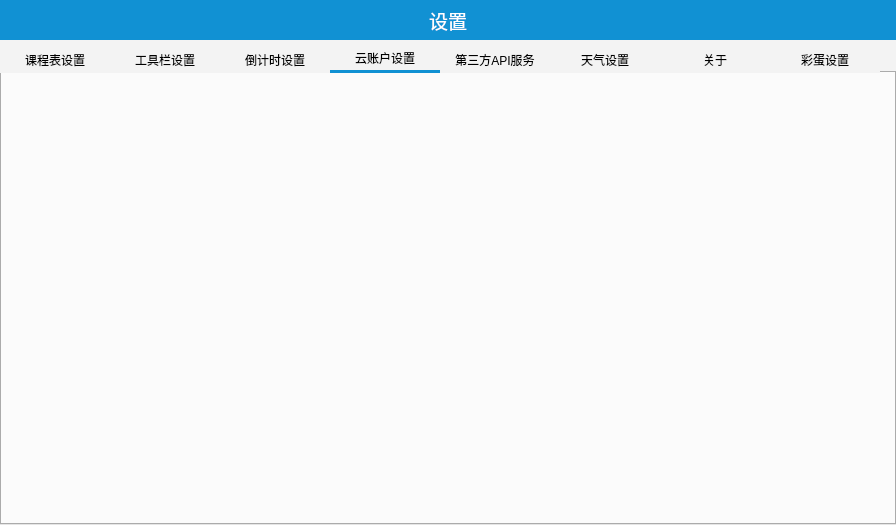
<?xml version="1.0" encoding="UTF-8"?>
<ui version="4.0">
 <class>TableEditWidget</class>
 <widget class="QWidget" name="TableEditWidget">
  <property name="geometry">
   <rect>
    <x>0</x>
    <y>0</y>
    <width>896</width>
    <height>525</height>
   </rect>
  </property>
  <property name="windowTitle">
   <string>设置</string>
  </property>
  <property name="styleSheet">
   <string notr="true">QWidget#TableEditWidget{
background: #f3f3f3;
}</string>
  </property>
  <layout class="QGridLayout" name="gridLayout" rowstretch="2,0">
   <property name="leftMargin">
    <number>0</number>
   </property>
   <property name="topMargin">
    <number>0</number>
   </property>
   <property name="rightMargin">
    <number>0</number>
   </property>
   <property name="bottomMargin">
    <number>0</number>
   </property>
   <item row="0" column="0">
    <widget class="QWidget" name="widget_2" native="true">
     <property name="minimumSize">
      <size>
       <width>0</width>
       <height>40</height>
      </size>
     </property>
     <property name="maximumSize">
      <size>
       <width>16777215</width>
       <height>40</height>
      </size>
     </property>
     <property name="styleSheet">
      <string notr="true">background:#1191d3;</string>
     </property>
     <layout class="QHBoxLayout" name="horizontalLayout_3" stretch="20">
      <item>
       <widget class="QLabel" name="label_2">
        <property name="sizePolicy">
         <sizepolicy hsizetype="Preferred" vsizetype="Ignored">
          <horstretch>0</horstretch>
          <verstretch>0</verstretch>
         </sizepolicy>
        </property>
        <property name="font">
         <font>
          <pointsize>14</pointsize>
         </font>
        </property>
        <property name="styleSheet">
         <string notr="true">color:#ffffff;
</string>
        </property>
        <property name="text">
         <string>设置</string>
        </property>
        <property name="alignment">
         <set>Qt::AlignmentFlag::AlignCenter</set>
        </property>
       </widget>
      </item>
     </layout>
    </widget>
   </item>
   <item row="1" column="0">
    <widget class="QTabWidget" name="tabWidget">
     <property name="styleSheet">
      <string notr="true">QTabBar::tab{
background:#f3f3f3;
width:100%;
border-radius:0px;


padding:5px;
}
QTabBar::tab:hover{
background:rgb(217, 217, 217);
}
QTabBar::tab:selected{
border-bottom:3px solid #1191d3;
}
</string>
     </property>
     <property name="tabPosition">
      <enum>QTabWidget::TabPosition::North</enum>
     </property>
     <property name="tabShape">
      <enum>QTabWidget::TabShape::Rounded</enum>
     </property>
     <property name="currentIndex">
      <number>3</number>
     </property>
     <widget class="QWidget" name="tab">
      <attribute name="title">
       <string>课程表设置</string>
      </attribute>
      <layout class="QHBoxLayout" name="horizontalLayout_4">
       <property name="leftMargin">
        <number>0</number>
       </property>
       <property name="topMargin">
        <number>0</number>
       </property>
       <property name="rightMargin">
        <number>0</number>
       </property>
       <property name="bottomMargin">
        <number>0</number>
       </property>
       <item>
        <widget class="QWidget" name="widget" native="true">
         <layout class="QVBoxLayout" name="verticalLayout" stretch="0,0,5">
          <property name="spacing">
           <number>5</number>
          </property>
          <property name="leftMargin">
           <number>25</number>
          </property>
          <property name="topMargin">
           <number>10</number>
          </property>
          <property name="rightMargin">
           <number>25</number>
          </property>
          <property name="bottomMargin">
           <number>25</number>
          </property>
          <item>
           <layout class="QHBoxLayout" name="horizontalLayout" stretch="10,2,2,2">
            <item>
             <widget class="QLineEdit" name="lineEdit">
              <property name="minimumSize">
               <size>
                <width>0</width>
                <height>27</height>
               </size>
              </property>
              <property name="styleSheet">
               <string notr="true"/>
              </property>
              <property name="text">
               <string/>
              </property>
              <property name="placeholderText">
               <string>输入名称</string>
              </property>
              <property name="clearButtonEnabled">
               <bool>false</bool>
              </property>
             </widget>
            </item>
            <item>
             <widget class="QTimeEdit" name="timeEdit">
              <property name="minimumSize">
               <size>
                <width>0</width>
                <height>27</height>
               </size>
              </property>
              <property name="toolTip">
               <string>输入上课时间</string>
              </property>
              <property name="styleSheet">
               <string notr="true"/>
              </property>
             </widget>
            </item>
            <item>
             <widget class="QTimeEdit" name="timeEdit_2">
              <property name="minimumSize">
               <size>
                <width>0</width>
                <height>27</height>
               </size>
              </property>
              <property name="toolTip">
               <string>输入下课时间</string>
              </property>
              <property name="styleSheet">
               <string notr="true"/>
              </property>
             </widget>
            </item>
            <item>
             <widget class="QPushButton" name="pushButton">
              <property name="minimumSize">
               <size>
                <width>0</width>
                <height>25</height>
               </size>
              </property>
              <property name="styleSheet">
               <string notr="true"/>
              </property>
              <property name="text">
               <string>添加</string>
              </property>
             </widget>
            </item>
           </layout>
          </item>
          <item>
           <layout class="QHBoxLayout" name="horizontalLayout_2">
            <item>
             <widget class="QRadioButton" name="radioButton">
              <property name="font">
               <font>
                <pointsize>10</pointsize>
               </font>
              </property>
              <property name="styleSheet">
               <string notr="true"/>
              </property>
              <property name="text">
               <string> 周一</string>
              </property>
              <property name="checked">
               <bool>true</bool>
              </property>
             </widget>
            </item>
            <item>
             <widget class="QRadioButton" name="radioButton_2">
              <property name="font">
               <font>
                <pointsize>10</pointsize>
               </font>
              </property>
              <property name="styleSheet">
               <string notr="true"/>
              </property>
              <property name="text">
               <string> 周二</string>
              </property>
             </widget>
            </item>
            <item>
             <widget class="QRadioButton" name="radioButton_3">
              <property name="font">
               <font>
                <pointsize>10</pointsize>
               </font>
              </property>
              <property name="styleSheet">
               <string notr="true"/>
              </property>
              <property name="text">
               <string> 周三</string>
              </property>
             </widget>
            </item>
            <item>
             <widget class="QRadioButton" name="radioButton_4">
              <property name="font">
               <font>
                <pointsize>10</pointsize>
               </font>
              </property>
              <property name="styleSheet">
               <string notr="true"/>
              </property>
              <property name="text">
               <string> 周四</string>
              </property>
             </widget>
            </item>
            <item>
             <widget class="QRadioButton" name="radioButton_5">
              <property name="font">
               <font>
                <pointsize>10</pointsize>
               </font>
              </property>
              <property name="styleSheet">
               <string notr="true"/>
              </property>
              <property name="text">
               <string> 周五</string>
              </property>
             </widget>
            </item>
            <item>
             <widget class="QRadioButton" name="radioButton_6">
              <property name="enabled">
               <bool>false</bool>
              </property>
              <property name="font">
               <font>
                <pointsize>10</pointsize>
               </font>
              </property>
              <property name="styleSheet">
               <string notr="true"/>
              </property>
              <property name="text">
               <string> 附加课表</string>
              </property>
             </widget>
            </item>
            <item>
             <widget class="QPushButton" name="start_table_manager">
              <property name="minimumSize">
               <size>
                <width>0</width>
                <height>25</height>
               </size>
              </property>
              <property name="styleSheet">
               <string notr="true"/>
              </property>
              <property name="text">
               <string>管理附加</string>
              </property>
             </widget>
            </item>
           </layout>
          </item>
          <item>
           <widget class="QTableWidget" name="tableWidget">
            <property name="styleSheet">
             <string notr="true">QTableWidget{
background:#ffffff;
border-radius:10px;
}
QTableWidget::item{
border:none;
border-radius:3px;
}
QTableWidget::item:selected{
background:#1191d3;
}
QTableWidget::item:hover{
color:#000000;
background:rgb(217, 217, 217);
}
QHeaderView::section{
border-radius:3px;
text-align:center;
background:none;
padding:3px;
color:#000000;
}
QScrollBar::handle:vertical{
background:#1191d3;

}</string>
            </property>
            <row/>
            <column>
             <property name="text">
              <string>课程</string>
             </property>
            </column>
            <column>
             <property name="text">
              <string>上课时间</string>
             </property>
            </column>
            <column>
             <property name="text">
              <string>下课时间</string>
             </property>
            </column>
            <item row="0" column="0">
             <property name="text">
              <string/>
             </property>
            </item>
            <item row="0" column="1">
             <property name="text">
              <string/>
             </property>
            </item>
            <item row="0" column="2">
             <property name="text">
              <string/>
             </property>
            </item>
           </widget>
          </item>
         </layout>
        </widget>
       </item>
      </layout>
     </widget>
     <widget class="QWidget" name="tab_4">
      <attribute name="title">
       <string>工具栏设置</string>
      </attribute>
      <layout class="QVBoxLayout" name="verticalLayout_5" stretch="0,1,14514,0">
       <property name="spacing">
        <number>10</number>
       </property>
       <property name="leftMargin">
        <number>10</number>
       </property>
       <property name="topMargin">
        <number>10</number>
       </property>
       <property name="rightMargin">
        <number>10</number>
       </property>
       <property name="bottomMargin">
        <number>10</number>
       </property>
       <item>
        <layout class="QHBoxLayout" name="horizontalLayout_14" stretch="2,0">
         <item>
          <widget class="QCheckBox" name="chkHide">
           <property name="maximumSize">
            <size>
             <width>16777215</width>
             <height>30</height>
            </size>
           </property>
           <property name="font">
            <font>
             <pointsize>12</pointsize>
            </font>
           </property>
           <property name="styleSheet">
            <string notr="true"/>
           </property>
           <property name="text">
            <string>隐藏工具栏</string>
           </property>
          </widget>
         </item>
         <item>
          <spacer name="horizontalSpacer_4">
           <property name="orientation">
            <enum>Qt::Orientation::Horizontal</enum>
           </property>
           <property name="sizeHint" stdset="0">
            <size>
             <width>40</width>
             <height>20</height>
            </size>
           </property>
          </spacer>
         </item>
        </layout>
       </item>
       <item>
        <widget class="QLabel" name="label_7">
         <property name="font">
          <font>
           <pointsize>18</pointsize>
          </font>
         </property>
         <property name="text">
          <string>插件管理</string>
         </property>
        </widget>
       </item>
       <item>
        <layout class="QHBoxLayout" name="horizontalLayout_10" stretch="0,1">
         <item>
          <widget class="QListWidget" name="pluginList">
           <property name="font">
            <font>
             <pointsize>12</pointsize>
            </font>
           </property>
          </widget>
         </item>
         <item>
          <widget class="QTableWidget" name="pluginInfo">
           <property name="styleSheet">
            <string notr="true">QTableWidget{
background:#ffffff;
border-radius:10px;
}
QTableWidget::item{
border:none;
border-radius:3px;
}
QTableWidget::item:selected{
background:#1191d3;
}
QTableWidget::item:hover{
color:#000000;
background:rgb(217, 217, 217);
}
QHeaderView::section{
border:1px solid white;
border-radius:3px;
text-align:center;
background:#1191d3;
padding:3px;
color:#ffffff;

}
QScrollBar::handle:vertical{
background:#1191d3;

}</string>
           </property>
           <column>
            <property name="text">
             <string>Key</string>
            </property>
           </column>
           <column>
            <property name="text">
             <string>Value</string>
            </property>
           </column>
          </widget>
         </item>
        </layout>
       </item>
       <item>
        <widget class="QLabel" name="status_bar">
         <property name="text">
          <string/>
         </property>
        </widget>
       </item>
      </layout>
     </widget>
     <widget class="QWidget" name="tab_5">
      <attribute name="title">
       <string>倒计时设置</string>
      </attribute>
      <layout class="QVBoxLayout" name="verticalLayout_6">
       <item>
        <widget class="QCheckBox" name="timer_hide">
         <property name="maximumSize">
          <size>
           <width>16777215</width>
           <height>30</height>
          </size>
         </property>
         <property name="font">
          <font>
           <pointsize>12</pointsize>
          </font>
         </property>
         <property name="styleSheet">
          <string notr="true"/>
         </property>
         <property name="text">
          <string>不显示倒计时</string>
         </property>
        </widget>
       </item>
       <item>
        <layout class="QHBoxLayout" name="horizontalLayout_11">
         <item>
          <widget class="QLabel" name="label_8">
           <property name="text">
            <string>倒计时名称</string>
           </property>
          </widget>
         </item>
         <item>
          <widget class="QLineEdit" name="edit_name">
           <property name="minimumSize">
            <size>
             <width>0</width>
             <height>27</height>
            </size>
           </property>
           <property name="styleSheet">
            <string notr="true"/>
           </property>
          </widget>
         </item>
        </layout>
       </item>
       <item>
        <layout class="QHBoxLayout" name="horizontalLayout_12">
         <item>
          <widget class="QLabel" name="label_10">
           <property name="text">
            <string>倒计时英文名</string>
           </property>
          </widget>
         </item>
         <item>
          <widget class="QLineEdit" name="edit_name_eng">
           <property name="minimumSize">
            <size>
             <width>0</width>
             <height>27</height>
            </size>
           </property>
           <property name="styleSheet">
            <string notr="true"/>
           </property>
          </widget>
         </item>
        </layout>
       </item>
       <item>
        <layout class="QHBoxLayout" name="horizontalLayout_13" stretch="0,1">
         <item>
          <widget class="QLabel" name="label_11">
           <property name="text">
            <string>倒计时时间</string>
           </property>
          </widget>
         </item>
         <item>
          <widget class="QDateTimeEdit" name="timer_time">
           <property name="minimumSize">
            <size>
             <width>0</width>
             <height>27</height>
            </size>
           </property>
           <property name="styleSheet">
            <string notr="true"/>
           </property>
           <property name="dateTime">
            <datetime>
             <hour>11</hour>
             <minute>11</minute>
             <second>0</second>
             <year>2000</year>
             <month>1</month>
             <day>11</day>
            </datetime>
           </property>
          </widget>
         </item>
        </layout>
       </item>
       <item>
        <spacer name="verticalSpacer_4">
         <property name="orientation">
          <enum>Qt::Orientation::Vertical</enum>
         </property>
         <property name="sizeHint" stdset="0">
          <size>
           <width>20</width>
           <height>40</height>
          </size>
         </property>
        </spacer>
       </item>
       <item>
        <widget class="QPushButton" name="save_text_config">
         <property name="minimumSize">
          <size>
           <width>0</width>
           <height>30</height>
          </size>
         </property>
         <property name="styleSheet">
          <string notr="true"/>
         </property>
         <property name="text">
          <string>保存</string>
         </property>
        </widget>
       </item>
      </layout>
     </widget>
     <widget class="QWidget" name="tab_6">
      <attribute name="title">
       <string>云账户设置</string>
      </attribute>
      <layout class="QVBoxLayout" name="verticalLayout_7"/>
     </widget>
     <widget class="ExportAPISettingsTab" name="tab_8">
      <attribute name="title">
       <string>第三方API服务</string>
      </attribute>
     </widget>
     <widget class="QWidget" name="tab_7">
      <attribute name="title">
       <string>天气设置</string>
      </attribute>
      <layout class="QVBoxLayout" name="verticalLayout_8" stretch="1,3,2">
       <item>
        <layout class="QHBoxLayout" name="horizontalLayout_16" stretch="0,3,2">
         <item>
          <widget class="QLabel" name="label_15">
           <property name="font">
            <font>
             <pointsize>12</pointsize>
            </font>
           </property>
           <property name="text">
            <string>天气地址：</string>
           </property>
          </widget>
         </item>
         <item>
          <widget class="QLineEdit" name="weather_localtion_edit">
           <property name="minimumSize">
            <size>
             <width>0</width>
             <height>30</height>
            </size>
           </property>
           <property name="styleSheet">
            <string notr="true"/>
           </property>
           <property name="placeholderText">
            <string>请输入城市名称</string>
           </property>
          </widget>
         </item>
         <item>
          <widget class="QComboBox" name="weather_localtion_select">
           <property name="enabled">
            <bool>false</bool>
           </property>
           <property name="minimumSize">
            <size>
             <width>0</width>
             <height>30</height>
            </size>
           </property>
           <property name="styleSheet">
            <string notr="true"/>
           </property>
           <property name="editable">
            <bool>false</bool>
           </property>
           <item>
            <property name="text">
             <string>请先在搜索框搜索</string>
            </property>
           </item>
          </widget>
         </item>
        </layout>
       </item>
       <item>
        <spacer name="horizontalSpacer_3">
         <property name="orientation">
          <enum>Qt::Orientation::Horizontal</enum>
         </property>
         <property name="sizeHint" stdset="0">
          <size>
           <width>40</width>
           <height>20</height>
          </size>
         </property>
        </spacer>
       </item>
       <item>
        <widget class="QPushButton" name="save_weather_localtion">
         <property name="minimumSize">
          <size>
           <width>0</width>
           <height>30</height>
          </size>
         </property>
         <property name="styleSheet">
          <string notr="true"/>
         </property>
         <property name="text">
          <string>保存</string>
         </property>
        </widget>
       </item>
      </layout>
     </widget>
     <widget class="QWidget" name="tab_2">
      <attribute name="title">
       <string>关于</string>
      </attribute>
      <layout class="QVBoxLayout" name="verticalLayout_2" stretch="0,11,3,10">
       <item>
        <spacer name="verticalSpacer_2">
         <property name="orientation">
          <enum>Qt::Orientation::Vertical</enum>
         </property>
         <property name="sizeHint" stdset="0">
          <size>
           <width>20</width>
           <height>40</height>
          </size>
         </property>
        </spacer>
       </item>
       <item>
        <layout class="QHBoxLayout" name="horizontalLayout_5">
         <item>
          <widget class="ClickLabel" name="label">
           <property name="styleSheet">
            <string notr="true">image: url(&quot;:/res/icon.png&quot;);</string>
           </property>
           <property name="text">
            <string/>
           </property>
          </widget>
         </item>
         <item>
          <layout class="QVBoxLayout" name="verticalLayout_3" stretch="3,3,3">
           <item>
            <widget class="QLabel" name="label_3">
             <property name="minimumSize">
              <size>
               <width>0</width>
               <height>47</height>
              </size>
             </property>
             <property name="maximumSize">
              <size>
               <width>16777215</width>
               <height>47</height>
              </size>
             </property>
             <property name="font">
              <font>
               <pointsize>28</pointsize>
              </font>
             </property>
             <property name="text">
              <string>ClassTopLand</string>
             </property>
            </widget>
           </item>
           <item>
            <widget class="QLabel" name="label_4">
             <property name="minimumSize">
              <size>
               <width>0</width>
               <height>40</height>
              </size>
             </property>
             <property name="maximumSize">
              <size>
               <width>16777215</width>
               <height>40</height>
              </size>
             </property>
             <property name="font">
              <font>
               <pointsize>18</pointsize>
              </font>
             </property>
             <property name="text">
              <string>APP_VERSION</string>
             </property>
            </widget>
           </item>
           <item>
            <widget class="QLabel" name="label_5">
             <property name="minimumSize">
              <size>
               <width>0</width>
               <height>28</height>
              </size>
             </property>
             <property name="maximumSize">
              <size>
               <width>16777215</width>
               <height>28</height>
              </size>
             </property>
             <property name="font">
              <font>
               <pointsize>14</pointsize>
              </font>
             </property>
             <property name="text">
              <string>Powered By Aero8m</string>
             </property>
            </widget>
           </item>
          </layout>
         </item>
        </layout>
       </item>
       <item>
        <layout class="QHBoxLayout" name="horizontalLayout_8" stretch="1,0,1,1,1">
         <item>
          <spacer name="horizontalSpacer">
           <property name="orientation">
            <enum>Qt::Orientation::Horizontal</enum>
           </property>
           <property name="sizeHint" stdset="0">
            <size>
             <width>40</width>
             <height>20</height>
            </size>
           </property>
          </spacer>
         </item>
         <item>
          <widget class="QLabel" name="label_6">
           <property name="font">
            <font>
             <pointsize>14</pointsize>
            </font>
           </property>
           <property name="text">
            <string>&lt;html&gt;&lt;head/&gt;&lt;body&gt;&lt;p&gt;项目地址：&lt;/p&gt;&lt;/body&gt;&lt;/html&gt;</string>
           </property>
           <property name="alignment">
            <set>Qt::AlignmentFlag::AlignCenter</set>
           </property>
          </widget>
         </item>
         <item>
          <widget class="QPushButton" name="pushButton_3">
           <property name="minimumSize">
            <size>
             <width>147</width>
             <height>30</height>
            </size>
           </property>
           <property name="styleSheet">
            <string notr="true">QPushButton{
	border-radius: 3px; /* 边框圆角 */
	color:#ffffff;
	background-color: #1191d3; /* 背景颜色 */
	padding:3px;

}
QPushButton:hover{
background:rgb(11, 96, 139);
}
</string>
           </property>
           <property name="text">
            <string>Github</string>
           </property>
           <property name="icon">
            <iconset resource="../../res.qrc">
             <normaloff>:/res/github.png</normaloff>:/res/github.png</iconset>
           </property>
          </widget>
         </item>
         <item>
          <widget class="QPushButton" name="btn_giteeLink">
           <property name="minimumSize">
            <size>
             <width>147</width>
             <height>30</height>
            </size>
           </property>
           <property name="styleSheet">
            <string notr="true">QPushButton{
	border-radius: 3px; /* 边框圆角 */
	color:#ffffff;
	background-color: #1DC7C1; /* 背景颜色 */
	padding:3px;

}
QPushButton:hover{
background:rgb(11, 96, 139);
}
</string>
           </property>
           <property name="text">
            <string>Gitee（仅下载）</string>
           </property>
           <property name="icon">
            <iconset resource="../../res.qrc">
             <normaloff>:/res/gitee.png</normaloff>:/res/gitee.png</iconset>
           </property>
          </widget>
         </item>
         <item>
          <spacer name="horizontalSpacer_2">
           <property name="orientation">
            <enum>Qt::Orientation::Horizontal</enum>
           </property>
           <property name="sizeHint" stdset="0">
            <size>
             <width>40</width>
             <height>20</height>
            </size>
           </property>
          </spacer>
         </item>
        </layout>
       </item>
       <item>
        <spacer name="verticalSpacer">
         <property name="orientation">
          <enum>Qt::Orientation::Vertical</enum>
         </property>
         <property name="sizeHint" stdset="0">
          <size>
           <width>20</width>
           <height>40</height>
          </size>
         </property>
        </spacer>
       </item>
      </layout>
     </widget>
     <widget class="QWidget" name="tab_3">
      <attribute name="title">
       <string>彩蛋设置</string>
      </attribute>
      <layout class="QHBoxLayout" name="horizontalLayout_6">
       <property name="leftMargin">
        <number>0</number>
       </property>
       <property name="topMargin">
        <number>0</number>
       </property>
       <property name="rightMargin">
        <number>0</number>
       </property>
       <property name="bottomMargin">
        <number>0</number>
       </property>
       <item>
        <layout class="QVBoxLayout" name="verticalLayout_4" stretch="2,5,1">
         <item>
          <widget class="QLabel" name="label_9">
           <property name="font">
            <font>
             <pointsize>14</pointsize>
            </font>
           </property>
           <property name="text">
            <string>这里什么也没有......吗？</string>
           </property>
           <property name="alignment">
            <set>Qt::AlignmentFlag::AlignCenter</set>
           </property>
          </widget>
         </item>
         <item>
          <spacer name="verticalSpacer_3">
           <property name="orientation">
            <enum>Qt::Orientation::Vertical</enum>
           </property>
           <property name="sizeHint" stdset="0">
            <size>
             <width>20</width>
             <height>40</height>
            </size>
           </property>
          </spacer>
         </item>
         <item>
          <layout class="QHBoxLayout" name="horizontalLayout_9" stretch="1">
           <item>
            <widget class="QPushButton" name="pushButton_2">
             <property name="minimumSize">
              <size>
               <width>0</width>
               <height>30</height>
              </size>
             </property>
             <property name="styleSheet">
              <string notr="true"/>
             </property>
             <property name="text">
              <string>关闭</string>
             </property>
            </widget>
           </item>
          </layout>
         </item>
        </layout>
       </item>
      </layout>
     </widget>
    </widget>
   </item>
  </layout>
 </widget>
 <customwidgets>
  <customwidget>
   <class>ClickLabel</class>
   <extends>QLabel</extends>
   <header>../../../../src/ClickLabel/ClickLabel.h</header>
  </customwidget>
  <customwidget>
   <class>ExportAPISettingsTab</class>
   <extends>QWidget</extends>
   <header>../../../../src/ExportAPISettingsTab/ExportAPISettingsTab.h</header>
   <container>1</container>
  </customwidget>
 </customwidgets>
 <resources>
  <include location="../../res.qrc"/>
 </resources>
 <connections/>
</ui>
